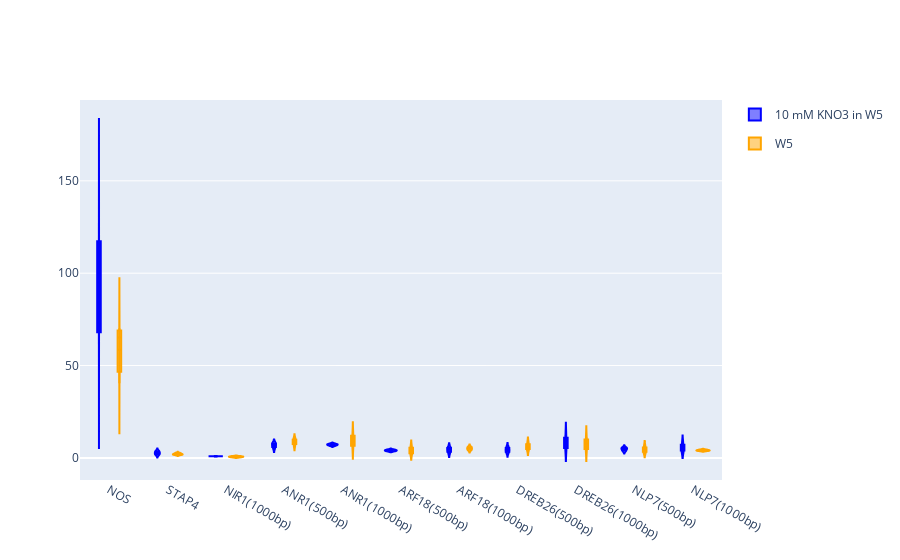

The code cell stored with this chart in its notebook:
### Code cell
fig = go.Figure()
df = luminescence_raw_df.sort_values("Promoter")import plotly.graph_objects as go
fig.add_trace(go.Violin(x=df['Promoter'][ df['condition'] == '10 mM KNO3 in W5' ],
                        y=df['nluc/fluc'][ df['condition'] == '10 mM KNO3 in W5' ],
                        legendgroup='10 mM KNO3 in W5', scalegroup='10 mM KNO3 in W5', name='10 mM KNO3 in W5',
                        line_color='blue')
             )
fig.add_trace(go.Violin(x=df['Promoter'][ df['condition'] == 'W5' ],
                        y=df['nluc/fluc'][ df['condition'] == 'W5' ],
                        legendgroup='W5', scalegroup='W5', name='W5',
                        line_color='orange')
             )

fig.update_traces(box_visible=True, meanline_visible=True)
fig.update_layout(violinmode='group')
fig.show()

### Figure 1 — Plotly figure (JSON) as saved in the notebook; plotly's stock layout.template omitted (floating-point values rounded to 4 significant figures)
{"data": [{"box": {"visible": true}, "legendgroup": "10 mM KNO3 in W5", "line": {"color": "blue"}, "meanline": {"visible": true}, "name": "10 mM KNO3 in W5", "scalegroup": "10 mM KNO3 in W5", "type": "violin", "x": ["NOS", "NOS", "NOS", "STAP4", "STAP4", "STAP4", "NIR1(1000bp)", "ANR1(500bp)", "ANR1(500bp)", "ANR1(500bp)", "ANR1(1000bp)", "ANR1(1000bp)", "ANR1(1000bp)", "ARF18(500bp)", "ARF18(500bp)", "ARF18(500bp)", "ARF18(1000bp)", "ARF18(1000bp)", "ARF18(1000bp)", "DREB26(500bp)", "DREB26(500bp)", "DREB26(500bp)", "DREB26(1000bp)", "DREB26(1000bp)", "DREB26(1000bp)", "NLP7(500bp)", "NLP7(500bp)", "NLP7(500bp)", "NLP7(1000bp)", "NLP7(1000bp)", "NLP7(1000bp)", null, null, null, null], "y": [61.55, 127.2, 87.39, 2.615, 1.791, 3.594, 0.8479, 7.712, 7.572, 5.367, 7.536, 6.679, 7.175, 4.026, 4.393, 3.643, 5.466, 2.81, 4.959, 5.719, 4.26, 2.994, 12.42, 4.973, 6.582, 5.013, 3.787, 5.38, 8.132, 4.007, 3.913, 13.08, 22.39, 27.14, 15.49]}, {"box": {"visible": true}, "legendgroup": "W5", "line": {"color": "orange"}, "meanline": {"visible": true}, "name": "W5", "scalegroup": "W5", "type": "violin", "x": ["NOS", "NOS", "NOS", "STAP4", "STAP4", "STAP4", "NIR1(1000bp)", "NIR1(1000bp)", "ANR1(500bp)", "ANR1(500bp)", "ANR1(500bp)", "ANR1(1000bp)", "ANR1(1000bp)", "ANR1(1000bp)", "ARF18(500bp)", "ARF18(500bp)", "ARF18(500bp)", "ARF18(1000bp)", "ARF18(1000bp)", "ARF18(1000bp)", "DREB26(500bp)", "DREB26(500bp)", "DREB26(500bp)", "DREB26(1000bp)", "DREB26(1000bp)", "DREB26(1000bp)", "NLP7(500bp)", "NLP7(500bp)", "NLP7(500bp)", "NLP7(1000bp)", "NLP7(1000bp)", "NLP7(1000bp)", null, null, null], "y": [40.41, 70.17, 65.15, 1.903, 1.787, 2.553, 0.8131, 0.429, 9.309, 9.99, 6.915, 8.839, 5.803, 13.09, 6.085, 3.485, 2.255, 5.101, 5.92, 4.294, 4.641, 5.363, 8.047, 4.292, 6.547, 11.16, 3.739, 3.151, 6.268, 4.408, 4.027, 3.839, 17.81, 23.04, 10.03]}], "layout": {"autosize": true, "violinmode": "group", "xaxis": {"autorange": true, "range": [-0.5, 10.5], "type": "category"}, "yaxis": {"autorange": true, "range": [-11.98, 193.8], "type": "linear"}}}
